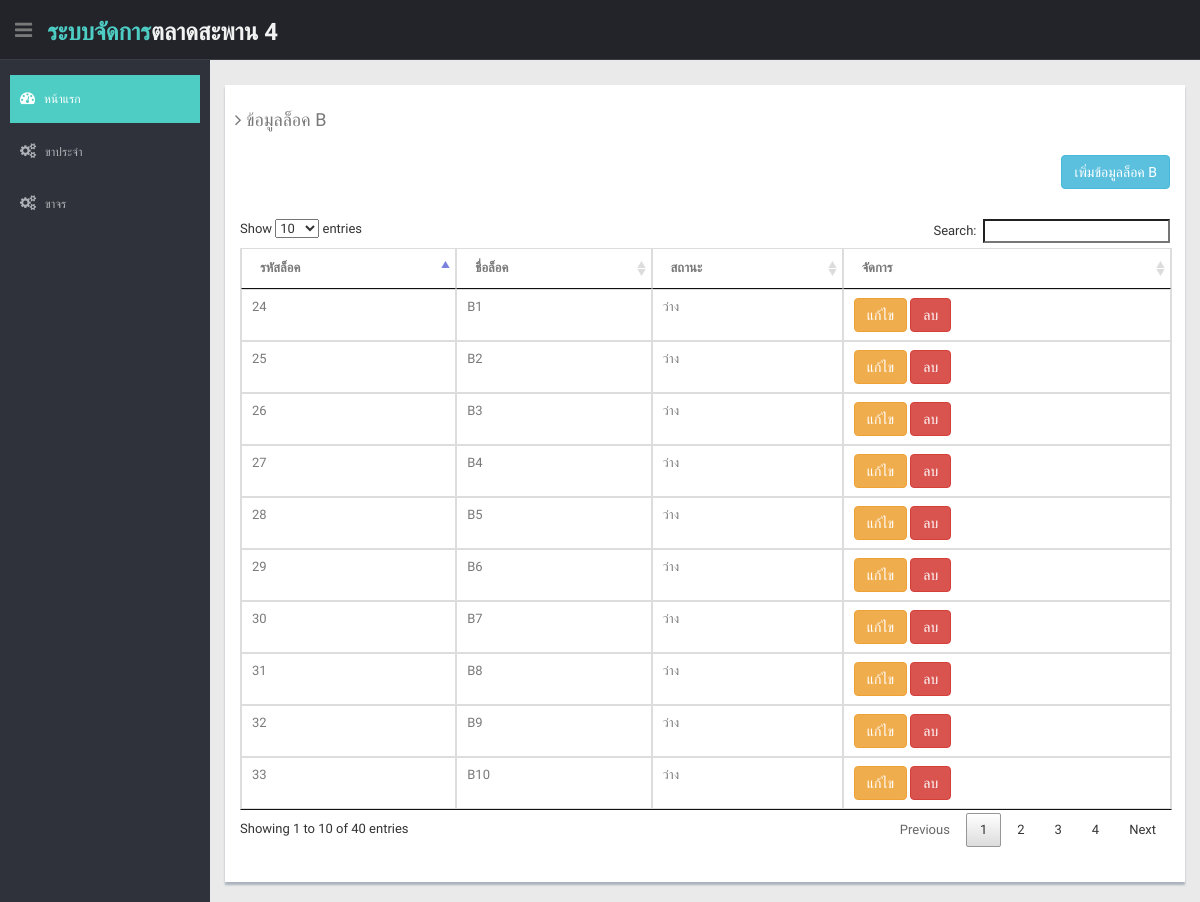
Screenshot of /logB.php with the database file from the repository.
### tables this page shows
CREATE TABLE `log_detail` (
  `log_detail_id` int(11) NOT NULL,
  `log_id` int(11) NOT NULL,
  `log_detail_name` text NOT NULL,
  `log_detail_status` int(11) NOT NULL
);

### logB.php (the view, shortened to what this page needs)
<!DOCTYPE html>
<html lang="en">
<?php
include_once "include/header.php";
include_once "include/connectDB.php";
$sql = "SELECT * FROM log_detail
WHERE log_id = 2
ORDER BY log_detail_name ";
$query = $conn->query($sql);
?>
<body>
    <section id="container">
        <?php include_once "layout/top_navigation.php"; ?>
        <?php include_once "layout/sidebar_menu.php"; ?>
        <section id="main-content">
            <section class="wrapper">
                <div class="row mt">
                    <div class="col-lg-12">
                        <div class="content-panel">
                            <div>
                                <h4 class="mb"><i class="fa fa-angle-right"></i> ข้อมูลล็อค B</h4>
                            </div>
                            <div class="text-right" style="padding-right: 15px;">
                                <a href="logB_add.php" class="btn btn-info">เพิ่มข้อมูลล็อค B</a>
                            </div>
                            <div style="margin: 15px; padding-top: 15px;">
                                <table class="table table-bordered" id="table_data">
                                    <thead>
                                        <tr>
                                            <th>รหัสล็อค</th>
                                            <th>ชื่อล็อค</th>
                                            <th>สถานะ</th>
                                            <th>จัดการ</th>
                                        </tr>
                                    </thead>
                                    <tbody>
                                        <?php foreach ($query as $key => $value) { ?>
                                        <tr class="<?php echo ($value["log_detail_status"] == 1) ? "danger" : "" ?>">
                                            <td><?php echo $value["log_detail_id"]; ?></td>
                                            <td><?php echo $value["log_detail_name"]; ?></td>
                                            <td>
                                                <?php
                                                    if($value["log_detail_status"] == 0)
                                                        echo "ว่าง";
                                                ?>
                                            </td>
                                            <td>
                                                <a href="log_edit.php?log_detail_id=<?php echo $value["log_detail_id"]; ?>" class="btn btn-warning">แก้ไข</a>
                                                <a href="logController.php?log_detail_id=<?php echo $value["log_detail_id"]; ?>&delete" class="btn btn-danger">ลบ</a>
                                            </td>
                                        </tr>
                                        <?php } ?>
                                    </tbody>
                                </table>
                            </div>
                        </div>
                    </div>
                </div>
            </section>
        </section>
    </section>
</body>
</html>

### css/style.css (style rules this page uses)
body { color: #797979; background: #eaeaea; font-family: 'Ruda', sans-serif; padding: 0px !important; margin: 0px !important; font-size:13px; }
a, a:hover, a:focus { text-decoration: none; outline: none; }
#container { width: 100%; height: 100%; }
.mt { margin-top: 25px; }
.mb { margin-bottom: 25px; }
#main-content { margin-left: 210px; }
.wrapper { display: inline-block; margin-top: 60px; padding-left: 15px; padding-right: 15px; padding-bottom: 15px; padding-top: 0px; width: 100%; }
.content-panel { background: #ffffff; box-shadow: 0px 3px 2px #aab2bd; padding-top: 15px; padding-bottom: 5px; }
.content-panel h4 { margin-left: 10px; }

### css/custom.css (style rules this page uses)
html, body { font-family: 'Prompt', sans-serif; }

### rows the page displays
log_detail: log_detail_id "24", log_detail_name "B1", log_detail_status "ว่าง"
log_detail: log_detail_id "33", log_detail_name "B10", log_detail_status "ว่าง"
log_detail: log_detail_id "25", log_detail_name "B2", log_detail_status "ว่าง"
log_detail: log_detail_id "26", log_detail_name "B3", log_detail_status "ว่าง"
log_detail: log_detail_id "27", log_detail_name "B4", log_detail_status "ว่าง"
log_detail: log_detail_id "28", log_detail_name "B5", log_detail_status "ว่าง"
log_detail: log_detail_id "29", log_detail_name "B6", log_detail_status "ว่าง"
log_detail: log_detail_id "30", log_detail_name "B7", log_detail_status "ว่าง"
log_detail: log_detail_id "31", log_detail_name "B8", log_detail_status "ว่าง"
log_detail: log_detail_id "32", log_detail_name "B9", log_detail_status "ว่าง"
